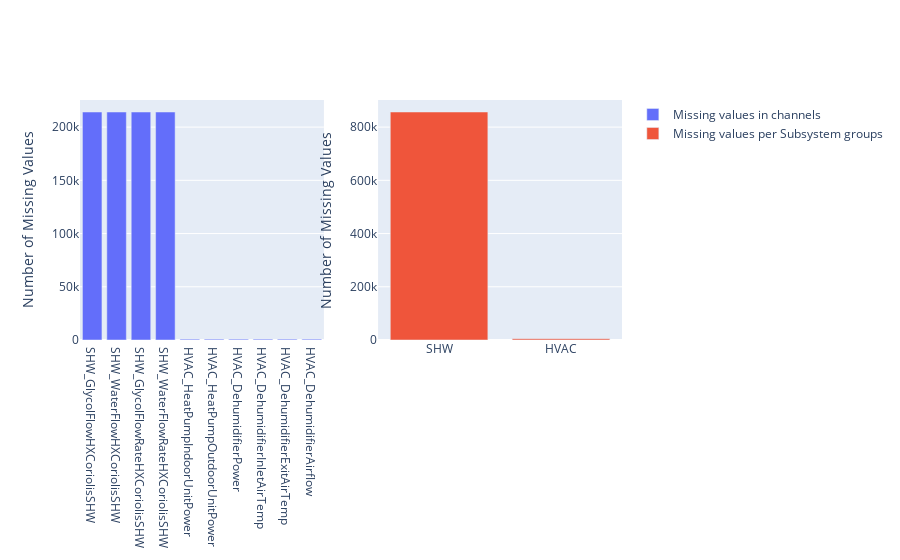

Notebook source saved alongside this figure:
### Code cell
#Investigation the missing values on a subsystem & attribute level in Year2 minute data

countnanvalues_dict = {}
for column in year2min.columns:
    columnnanvalue = year2min[column].isnull().sum()
    if columnnanvalue > 0:
        countnanvalues_dict[column] = columnnanvalue
        print(column, "has", columnnanvalue, "number of NaN values" )

countnanvalues_df = pd.DataFrame.from_dict(countnanvalues_dict, orient='index', columns=['NaN']).sort_values(by=['NaN'], ascending=False)
#countnanvalues_df.drop(['SHW_GlycolFlowHXCoriolisSHW', 'SHW_WaterFlowHXCoriolisSHW', 'SHW_GlycolFlowRateHXCoriolisSHW', 'SHW_WaterFlowRateHXCoriolisSHW'], axis=0, inplace=True)

subsystemnanvalues_df = countnanvalues_df.groupby([s.split('_')[0] for s in countnanvalues_df.index.values]).sum()
subsystemnanvalues_df = subsystemnanvalues_df.sort_values(by=['NaN'], ascending=False)

fig2 = make_subplots(rows=1, cols=2)
fig2.add_trace(go.Bar(name='Missing values per attribute', x=countnanvalues_df.index, y=countnanvalues_df['NaN']), row=1, col=1)
fig2.add_trace(go.Bar(name='Missing values per subsystem', x=subsystemnanvalues_df.index, y=subsystemnanvalues_df['NaN']), row=1, col=2)
fig2.update_yaxes(title='Number of Missing Values')
fig2.show()

### Figure 1 — Plotly figure (JSON) as saved in the notebook; plotly's stock layout.template omitted (floating-point values rounded to 4 significant figures)
{"data": [{"name": "Missing values in channels", "x": ["SHW_GlycolFlowHXCoriolisSHW", "SHW_WaterFlowHXCoriolisSHW", "SHW_GlycolFlowRateHXCoriolisSHW", "SHW_WaterFlowRateHXCoriolisSHW", "HVAC_HeatPumpIndoorUnitPower", "HVAC_HeatPumpOutdoorUnitPower", "HVAC_DehumidifierPower", "HVAC_DehumidifierInletAirTemp", "HVAC_DehumidifierExitAirTemp", "HVAC_DehumidifierAirflow"], "y": [214208, 214208, 214208, 214208, 777, 777, 777, 777, 777, 777], "type": "bar", "xaxis": "x", "yaxis": "y"}, {"name": "Missing values per Subsystem groups", "x": ["SHW", "HVAC"], "y": [856832, 4662], "type": "bar", "xaxis": "x2", "yaxis": "y2"}], "layout": {"xaxis": {"anchor": "y", "domain": [0.0, 0.45]}, "yaxis": {"anchor": "x", "domain": [0.0, 1.0], "title": {"text": "Number of Missing Values"}}, "xaxis2": {"anchor": "y2", "domain": [0.55, 1.0]}, "yaxis2": {"anchor": "x2", "domain": [0.0, 1.0], "title": {"text": "Number of Missing Values"}}}}
